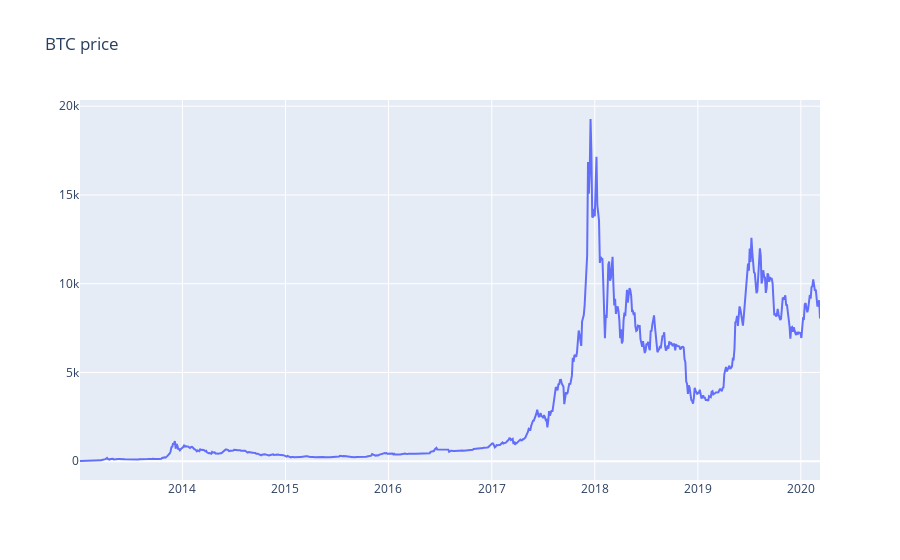

This figure's notebook cell:
### Code cell
plotly_df(df, title='BTC price')

### Figure 1 — Plotly figure (JSON) as saved in the notebook; plotly's stock layout.template omitted (floating-point values rounded to 4 significant figures; data arrays with more than 128 entries replaced by an {"elided": "..."} marker saying what was removed)
{"data": [{"mode": "lines", "name": "market_price", "type": "scatter", "x": {"elided": "875 str values"}, "y": {"elided": "875 float values"}}], "layout": {"title": {"text": "BTC price"}}}
